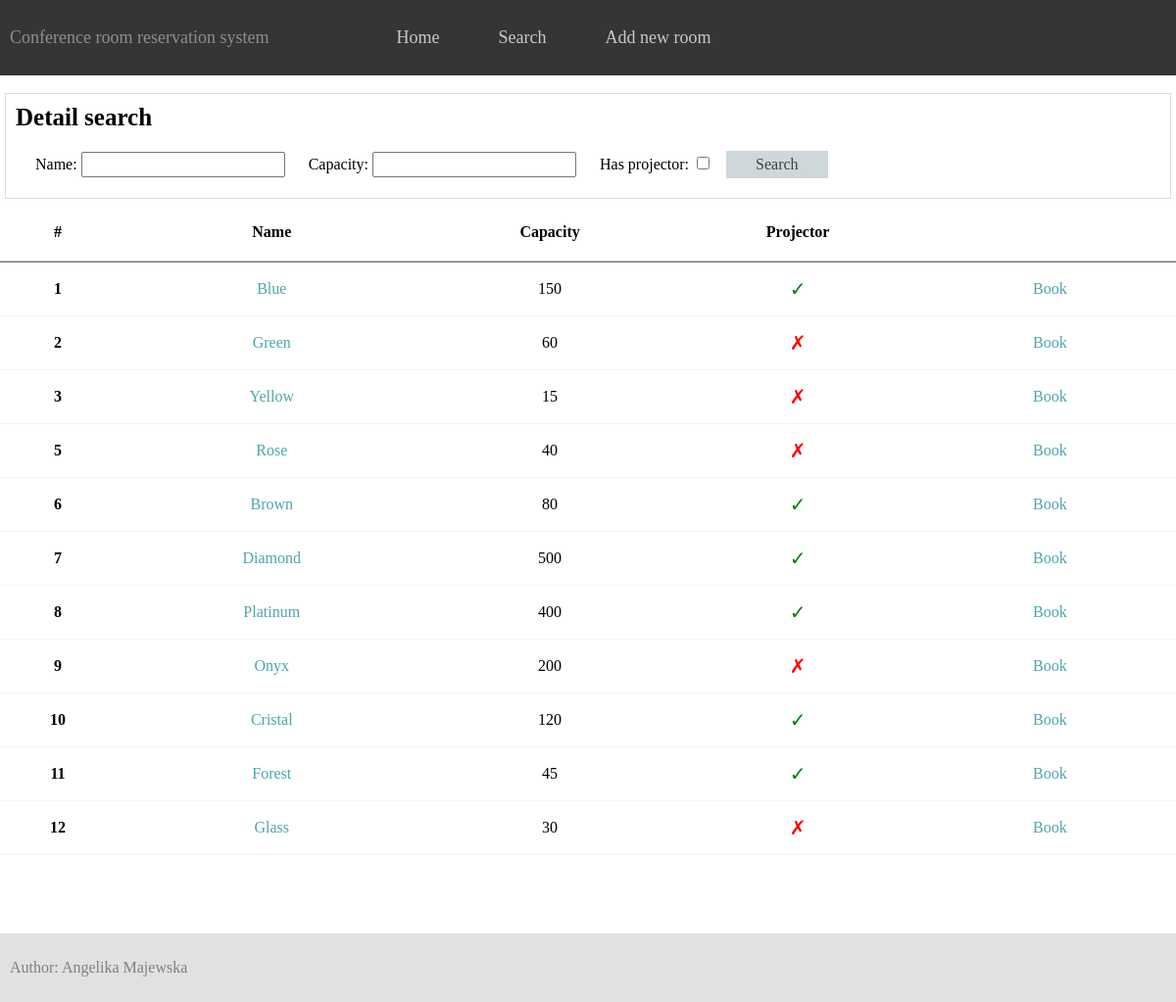
/rooms/, run on the app's committed database.
### confroom_app/models.py (models this page shows, shortened)
class Room(models.Model):
    name = models.CharField(max_length=255)
    capacity = models.IntegerField()
    has_projector = models.BooleanField(default=False)

### confroom_app/views.py (the view, shortened to what this page needs)
# urls.py: path("rooms/", SearchRooms.as_view(), name="search-rooms"),
class SearchRooms(View):
    def get(self, request):
        all_rooms = Room.objects.all()
        if len(all_rooms) == 0:
            result = None
        else:
            result = 1
        return render(request, 'confroom_app/search.html', {'all_rooms': all_rooms, 'result': result})

### confroom_app/templates/confroom_app/search.html (shortened to what this page needs)
{% extends 'confroom_app/base.html' %}
{% block content %}
    <div class="search-room-form-container">
        <h2>Detail search</h2>
        <form method="post" class="search-room-form">
            <label>Name: <input name="name" type="text" value="{{name}}"></label>
            <label>Capacity: <input type="number" min="0" step="1" name="capacity" value="{{capacity}}"></label>
            <label>Has projector: <input type="checkbox" name="has_projector" {% if projector is not none %}checked{% endif %}></label>
            <button>Search</button>
        </form>
    </div>
    <div>
        {% if result is not none %}
            <table class="all-rooms-table">
                <thead>
                    <tr>
                        <th style="font-weight: bold">#</th>
                        <th>Name</th>
                        <th>Capacity</th>
                        <th>Projector</th>
                        <th></th>
                    </tr>
                </thead>
                <tbody>
                    {% for room in all_rooms %}
                        <tr>
                            <td style="font-weight: bold">{{room.id}}</td>
                            <td class="all-rooms-table-options"><a href="{% url 'show-room' room.id %}">{{room.name}}</a></td>
                            <td>{{room.capacity}}</td>
                            {% if room.has_projector %} <td style="color: green;font-size: 20px;">&#x2713;</td>
                            {% else %}<td style="color:red; font-size: 20px"> &#x2717;</td>{% endif %}
                            <td class="all-rooms-table-options">
                                <a href="{% url 'book-room' room.id %}">Book</a>
                            </td>
                        </tr>
                    {% endfor %}
                </tbody>
            </table>
        {% else %}
              <p class="no-room-feedback">No conference rooms with those parameters.</p>
        {% endif %}
    </div>
{% endblock %}

### confroom_app/static/styles.css (style rules this page uses)
body { width: 100%; margin:0 0 0 0; padding-bottom: 150px; }
h2 { font-size: 25px; }
.all-rooms-table { border-collapse: collapse; width: 100%; text-align: center; }
.all-rooms-table thead { border-bottom: #c3c2c2; border-bottom-width: 2px; border-bottom-style: ridge; }
.all-rooms-table th { text-align: center; padding:20px; }
.all-rooms-table tbody tr { border-bottom: #f4f4f4; border-bottom-width: 1px; border-bottom-style: solid; }
.all-rooms-table td { padding:15px; }
.all-rooms-table a { text-align: left; padding:20px; }
.all-rooms-table-options a { text-decoration: none; color: #4ba6aa; }
.search-room-form-container { border: 1px solid #dcdcdc; margin: 5px; margin-top: 95px; padding:10px; }
.search-room-form-container h2 { margin: 0; }
.search-room-form { padding: 10px; font-size: 16px; margin:0; }
.search-room-form label { padding: 10px; }
.search-room-form label input { padding: 2px 2px; font-size: 16px ; font-family: inherit; }
.search-room-form button { margin-top:10px; padding: 5px 30px; border: none; background-color: #ced7da; color: #3e4343; font-family: inherit; font-size: 16px; }

### data on the page
Room: id "1", name "Blue", capacity "150"
Room: id "2", name "Green", capacity "60"
Room: id "3", name "Yellow", capacity "15"
Room: id "5", name "Rose", capacity "40"
Room: id "6", name "Brown", capacity "80"
Room: id "7", name "Diamond", capacity "500"
Room: id "8", name "Platinum", capacity "400"
Room: id "9", name "Onyx", capacity "200"
Room: id "10", name "Cristal", capacity "120"
Room: id "11", name "Forest", capacity "45"
Room: id "12", name "Glass", capacity "30"
